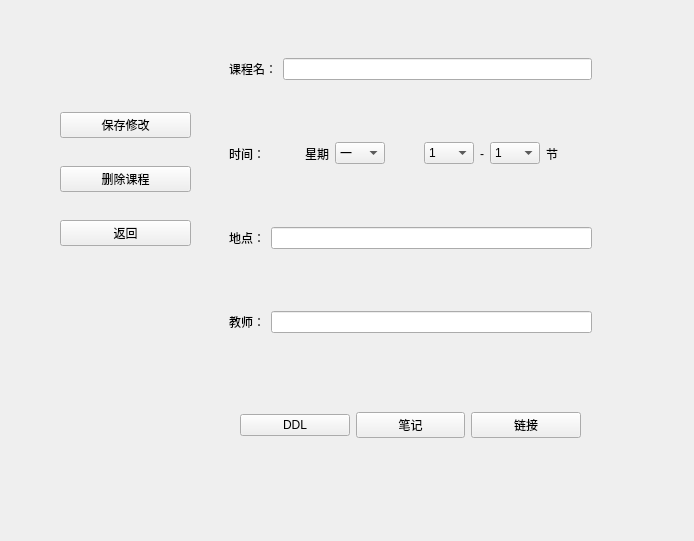
<?xml version="1.0" encoding="UTF-8"?>
<ui version="4.0">
 <class>course</class>
 <widget class="QWidget" name="course">
  <property name="geometry">
   <rect>
    <x>0</x>
    <y>0</y>
    <width>694</width>
    <height>541</height>
   </rect>
  </property>
  <property name="windowTitle">
   <string>Form</string>
  </property>
  <widget class="QWidget" name="widget" native="true">
   <property name="geometry">
    <rect>
     <x>240</x>
     <y>380</y>
     <width>341</width>
     <height>91</height>
    </rect>
   </property>
   <layout class="QHBoxLayout" name="horizontalLayout">
    <item>
     <widget class="QPushButton" name="ddlButton">
      <property name="text">
       <string>DDL</string>
      </property>
     </widget>
    </item>
    <item>
     <widget class="QPushButton" name="noteButton">
      <property name="text">
       <string>笔记</string>
      </property>
     </widget>
    </item>
    <item>
     <widget class="QPushButton" name="linkButton">
      <property name="text">
       <string>链接</string>
      </property>
     </widget>
    </item>
   </layout>
  </widget>
  <widget class="QWidget" name="widget_4" native="true">
   <property name="geometry">
    <rect>
     <x>220</x>
     <y>30</y>
     <width>381</width>
     <height>331</height>
    </rect>
   </property>
   <layout class="QVBoxLayout" name="verticalLayout">
    <item>
     <widget class="QWidget" name="widget" native="true">
      <layout class="QHBoxLayout" name="horizontalLayout_4">
       <item>
        <widget class="QLabel" name="label">
         <property name="text">
          <string>课程名：</string>
         </property>
        </widget>
       </item>
       <item>
        <widget class="QLineEdit" name="courseNameEdit"/>
       </item>
      </layout>
     </widget>
    </item>
    <item>
     <widget class="QWidget" name="widget_5" native="true">
      <layout class="QHBoxLayout" name="horizontalLayout_5">
       <item>
        <widget class="QLabel" name="label_4">
         <property name="text">
          <string>时间：</string>
         </property>
        </widget>
       </item>
       <item>
        <spacer name="horizontalSpacer">
         <property name="orientation">
          <enum>Qt::Horizontal</enum>
         </property>
         <property name="sizeHint" stdset="0">
          <size>
           <width>18</width>
           <height>20</height>
          </size>
         </property>
        </spacer>
       </item>
       <item>
        <widget class="QLabel" name="label_5">
         <property name="text">
          <string>星期</string>
         </property>
        </widget>
       </item>
       <item>
        <widget class="QComboBox" name="courseDayEdit">
         <property name="minimumSize">
          <size>
           <width>50</width>
           <height>0</height>
          </size>
         </property>
         <property name="maximumSize">
          <size>
           <width>50</width>
           <height>16777215</height>
          </size>
         </property>
         <item>
          <property name="text">
           <string>一</string>
          </property>
         </item>
         <item>
          <property name="text">
           <string>二</string>
          </property>
         </item>
         <item>
          <property name="text">
           <string>三</string>
          </property>
         </item>
         <item>
          <property name="text">
           <string>四</string>
          </property>
         </item>
         <item>
          <property name="text">
           <string>五</string>
          </property>
         </item>
         <item>
          <property name="text">
           <string>六</string>
          </property>
         </item>
         <item>
          <property name="text">
           <string>七</string>
          </property>
         </item>
        </widget>
       </item>
       <item>
        <spacer name="horizontalSpacer_2">
         <property name="orientation">
          <enum>Qt::Horizontal</enum>
         </property>
         <property name="sizeHint" stdset="0">
          <size>
           <width>18</width>
           <height>20</height>
          </size>
         </property>
        </spacer>
       </item>
       <item>
        <widget class="QComboBox" name="courseTimeBeginEdit">
         <property name="minimumSize">
          <size>
           <width>50</width>
           <height>0</height>
          </size>
         </property>
         <property name="maximumSize">
          <size>
           <width>50</width>
           <height>16777215</height>
          </size>
         </property>
         <item>
          <property name="text">
           <string>1</string>
          </property>
         </item>
         <item>
          <property name="text">
           <string>2</string>
          </property>
         </item>
         <item>
          <property name="text">
           <string>3</string>
          </property>
         </item>
         <item>
          <property name="text">
           <string>4</string>
          </property>
         </item>
         <item>
          <property name="text">
           <string>5</string>
          </property>
         </item>
         <item>
          <property name="text">
           <string>6</string>
          </property>
         </item>
         <item>
          <property name="text">
           <string>7</string>
          </property>
         </item>
         <item>
          <property name="text">
           <string>8</string>
          </property>
         </item>
         <item>
          <property name="text">
           <string>9</string>
          </property>
         </item>
         <item>
          <property name="text">
           <string>10</string>
          </property>
         </item>
         <item>
          <property name="text">
           <string>11</string>
          </property>
         </item>
        </widget>
       </item>
       <item>
        <widget class="QLabel" name="label_6">
         <property name="text">
          <string>-</string>
         </property>
        </widget>
       </item>
       <item>
        <widget class="QComboBox" name="courseTimeEndEdit">
         <property name="minimumSize">
          <size>
           <width>50</width>
           <height>0</height>
          </size>
         </property>
         <property name="maximumSize">
          <size>
           <width>50</width>
           <height>16777215</height>
          </size>
         </property>
         <item>
          <property name="text">
           <string>1</string>
          </property>
         </item>
         <item>
          <property name="text">
           <string>2</string>
          </property>
         </item>
         <item>
          <property name="text">
           <string>3</string>
          </property>
         </item>
         <item>
          <property name="text">
           <string>4</string>
          </property>
         </item>
         <item>
          <property name="text">
           <string>5</string>
          </property>
         </item>
         <item>
          <property name="text">
           <string>6</string>
          </property>
         </item>
         <item>
          <property name="text">
           <string>7</string>
          </property>
         </item>
         <item>
          <property name="text">
           <string>8</string>
          </property>
         </item>
         <item>
          <property name="text">
           <string>9</string>
          </property>
         </item>
         <item>
          <property name="text">
           <string>10</string>
          </property>
         </item>
         <item>
          <property name="text">
           <string>11</string>
          </property>
         </item>
        </widget>
       </item>
       <item>
        <widget class="QLabel" name="label_7">
         <property name="text">
          <string>节</string>
         </property>
        </widget>
       </item>
       <item>
        <spacer name="horizontalSpacer_3">
         <property name="orientation">
          <enum>Qt::Horizontal</enum>
         </property>
         <property name="sizeHint" stdset="0">
          <size>
           <width>18</width>
           <height>20</height>
          </size>
         </property>
        </spacer>
       </item>
      </layout>
     </widget>
    </item>
    <item>
     <widget class="QWidget" name="widget_2" native="true">
      <layout class="QHBoxLayout" name="horizontalLayout_2">
       <item>
        <widget class="QLabel" name="label_2">
         <property name="text">
          <string>地点：</string>
         </property>
        </widget>
       </item>
       <item>
        <widget class="QLineEdit" name="courseLocationEdit"/>
       </item>
      </layout>
     </widget>
    </item>
    <item>
     <widget class="QWidget" name="widget_3" native="true">
      <layout class="QHBoxLayout" name="horizontalLayout_3">
       <item>
        <widget class="QLabel" name="label_3">
         <property name="text">
          <string>教师：</string>
         </property>
        </widget>
       </item>
       <item>
        <widget class="QLineEdit" name="courseTeacherEdit"/>
       </item>
      </layout>
     </widget>
    </item>
   </layout>
  </widget>
  <widget class="QWidget" name="widget_6" native="true">
   <property name="geometry">
    <rect>
     <x>60</x>
     <y>90</y>
     <width>131</width>
     <height>181</height>
    </rect>
   </property>
   <layout class="QVBoxLayout" name="verticalLayout_2">
    <item>
     <widget class="QPushButton" name="saveButton">
      <property name="text">
       <string>保存修改</string>
      </property>
     </widget>
    </item>
    <item>
     <widget class="QPushButton" name="delButton">
      <property name="text">
       <string>删除课程</string>
      </property>
     </widget>
    </item>
    <item>
     <widget class="QPushButton" name="returnButton">
      <property name="text">
       <string>返回</string>
      </property>
     </widget>
    </item>
   </layout>
  </widget>
 </widget>
 <resources/>
 <connections/>
</ui>
